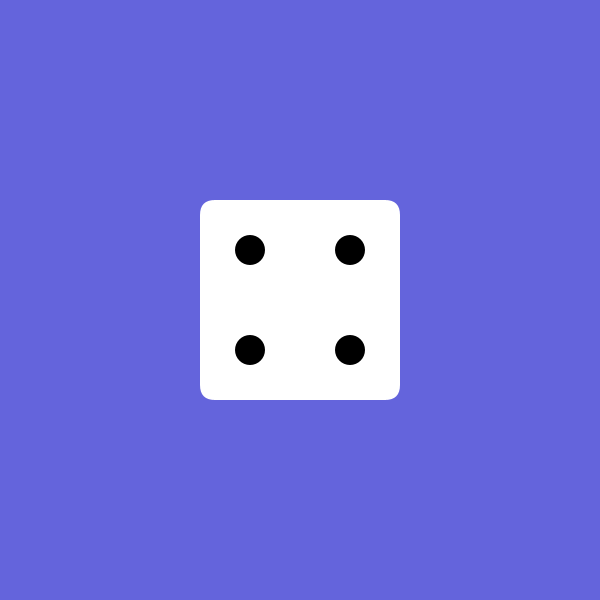
Frame 1 (no input)
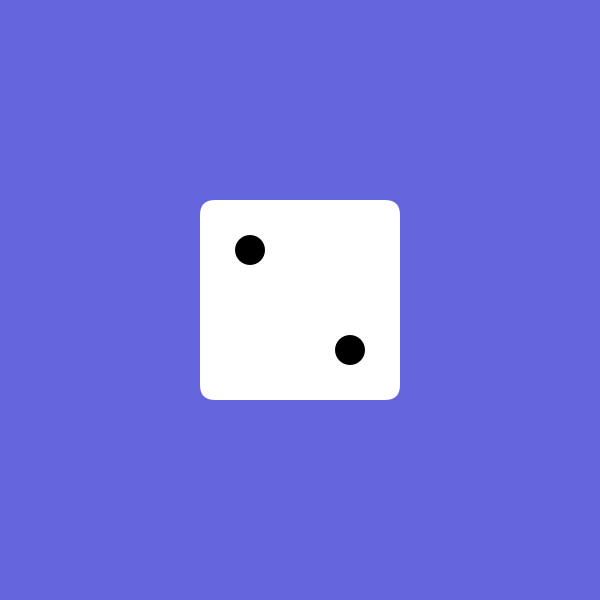
Frame 2 (the mouse pressed at the canvas centre, redrawn once)

The Processing sketch that drew these frames (run headless with seeded random() and noise(); the mouse was pressed at the canvas centre and the sketch redrawn once):

// Processing sketch: processing_110604
// ── processing_110604.pde

void setup(){ //setup for the height, smoothing, stopping the looping, altering the frame rate, setting to no stroke, changing the rect and ellipse mode to Radius so their co-ord are centred
  size(600, 600);
  smooth();
  noLoop();
  frameRate(5);
  noStroke();
  rectMode(RADIUS);
  ellipseMode(RADIUS);
}

void draw(){ //draw the background, and the rect
  background(100, 100, 220);
  fill(255);
  rect(300, 300, 100, 100, 15);
  fill(0);
  
  int roll = int(random(1, 7)); //generate a variable between 1 and 6 and then if statements to paint the number of ellipses on the rect
  if(roll == 1){
  ellipse(300, 300, 15, 15);
  }
  if(roll == 2){
  ellipse(250, 250, 15, 15);
  ellipse(350, 350, 15, 15);
  }
  if(roll == 3){
  ellipse(300, 300, 15, 15);
  ellipse(250, 250, 15, 15);
  ellipse(350, 350, 15, 15);
  }
  if(roll == 4){
  ellipse(250, 350, 15, 15);
  ellipse(350, 250, 15, 15);
  ellipse(250, 250, 15, 15);
  ellipse(350, 350, 15, 15);
  }
  if(roll == 5){
  ellipse(300, 300, 15, 15);
  ellipse(250, 350, 15, 15);
  ellipse(350, 250, 15, 15);
  ellipse(250, 250, 15, 15);
  ellipse(350, 350, 15, 15);
  }
  if(roll == 6){
  ellipse(300, 350, 15, 15);
  ellipse(300, 250, 15, 15);
  ellipse(250, 350, 15, 15);
  ellipse(350, 250, 15, 15);
  ellipse(250, 250, 15, 15);
  ellipse(350, 350, 15, 15);
  }
  
  if(mousePressed && mouseButton == LEFT) //if the mouse button that was pressed was the left click then it won't keep running the code, it will stop the looping
  noLoop();
}

void mousePressed(){ //if a mouse button is pressed then start looping
 loop(); 
}
